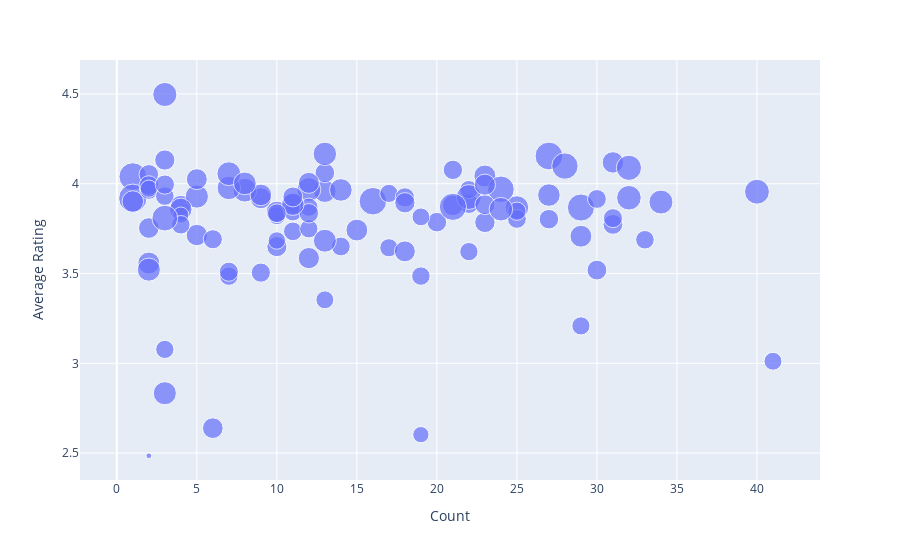

Notebook cell for this chart:
### Code cell
fig = px.scatter(
    kaggle_style,
    x="n_kaggle",
    y="avg_rating",
    size="avg_abv",
    hover_name="Style",
    labels={
        "n_kaggle": "Count",
        "avg_rating": "Average Rating",
        "avg_abv": "Average ABV (%)"}
)

fig.show()

### Figure 1 — Plotly figure (JSON) as saved in the notebook; plotly's stock layout.template omitted (floating-point values rounded to 4 significant figures)
{"data": [{"hovertemplate": "<b>%{hovertext}</b><br><br>Count=%{x}<br>Average Rating=%{y}<br>Average ABV (%)=%{marker.size}<extra></extra>", "hovertext": ["Altbier", "Barleywine - American", "Barleywine - English", "Bitter - English", "Bitter - English Extra Special / Strong Bitter (ESB)", "Bière de Champagne / Bière Brut", "Blonde Ale - American", "Blonde Ale - Belgian", "Bock - Doppelbock", "Bock - Eisbock", "Bock - Maibock", "Bock - Traditional", "Bock - Weizenbock", "Brett Beer", "Brown Ale - American", "Brown Ale - Belgian Dark", "Brown Ale - English", "California Common / Steam Beer", "Chile Beer", "Cream Ale", "Dubbel", "Farmhouse Ale - Bière de Garde", "Farmhouse Ale - Sahti", "Farmhouse Ale - Saison", "Fruit and Field Beer", "Gruit / Ancient Herbed Ale", "Herb and Spice Beer", "IPA - American", "IPA - Belgian", "IPA - Black / Cascadian Dark Ale", "IPA - English", "IPA - Imperial", "IPA - New England", "Kölsch", "Lager - Adjunct", "Lager - American", "Lager - American Amber / Red", "Lager - European / Dortmunder Export", "Lager - European Dark", "Lager - European Pale", "Lager - European Strong", "Lager - Helles", "Lager - Japanese Rice", "Lager - Kellerbier / Zwickelbier", "Lager - Light", "Lager - Malt Liquor", "Lager - Munich Dunkel", "Lager - Märzen / Oktoberfest", "Lager - Rauchbier", "Lager - Schwarzbier", "Lager - Vienna", "Lambic - Fruit", "Lambic - Gueuze", "Lambic - Traditional", "Low Alcohol Beer", "Mild Ale - English Dark", "Old Ale", "Pale Ale - American", "Pale Ale - Belgian", "Pale Ale - English", "Pilsner - Bohemian / Czech", "Pilsner - German", "Pilsner - Imperial", "Porter - American", "Porter - Baltic", "Porter - English", "Porter - Imperial", "Porter - Robust", "Porter - Smoked", "Pumpkin Beer", "Quadrupel (Quad)", "Red Ale - American Amber / Red", "Red Ale - Imperial", "Red Ale - Irish", "Rye Beer", "Scotch Ale / Wee Heavy", "Scottish Ale", "Smoked Beer", "Sour - Berliner Weisse", "Sour - Flanders Oud Bruin", "Sour - Flanders Red Ale", "Sour - Gose", "Stout - American", "Stout - American Imperial", "Stout - English", "Stout - Foreign / Export", "Stout - Irish Dry", "Stout - Oatmeal", "Stout - Russian Imperial", "Stout - Sweet / Milk", "Strong Ale - American", "Strong Ale - Belgian Dark", "Strong Ale - Belgian Pale", "Strong Ale - English", "Tripel", "Wheat Beer - American Dark", "Wheat Beer - American Pale", "Wheat Beer - Dunkelweizen", "Wheat Beer - Hefeweizen", "Wheat Beer - Kristallweizen", "Wheat Beer - Wheatwine", "Wheat Beer - Witbier", "Wild Ale", "Winter Warmer"], "legendgroup": "", "marker": {"color": "#636efa", "size": [5.945, 11.03, 11.38, 4.82, 5.768, 11.5, 4.965, 6.6, 8.342, 12.0, 7.137, 6.06, 8.45, 5.75, 6.524, 6.88, 5.322, 5.1, 7.2, 5.057, 7.619, 7.5, 8.0, 7.243, 5.91, 5.5, 6.767, 6.926, 8.522, 6.815, 6.222, 9.516, 8.733, 5.001, 4.829, 4.81, 5.097, 5.5, 5.533, 4.972, 8.0, 4.965, 5.0, 5.167, 3.962, 6.418, 5.247, 5.895, 6.3, 5.008, 4.59, 4.986, 5.808, 5.75, 0.5, 4.5, 9.294, 5.631, 5.768, 5.186, 5.0, 5.02, 8.11, 5.726, 7.667, 5.581, 8.243, 6.15, 6.58, 6.6, 10.63, 5.985, 8.514, 5.314, 7.022, 8.306, 5.717, 7.572, 3.875, 7.8, 6.642, 6.4, 6.164, 11.59, 5.567, 7.6, 4.768, 6.724, 10.46, 5.982, 11.09, 9.268, 8.626, 7.892, 9.066, 7.0, 5.036, 5.28, 5.325, 5.175, 10.0, 5.442, 8.242, 7.166], "sizemode": "area", "sizeref": 0.03, "symbol": "circle"}, "mode": "markers", "name": "", "orientation": "v", "showlegend": false, "type": "scatter", "x": [11, 29, 16, 10, 22, 1, 17, 9, 25, 1, 15, 10, 8, 2, 21, 5, 25, 2, 2, 7, 27, 13, 2, 23, 30, 6, 12, 31, 12, 10, 23, 32, 3, 11, 41, 13, 19, 7, 9, 29, 3, 17, 3, 3, 19, 6, 11, 31, 4, 12, 10, 22, 13, 2, 2, 2, 22, 21, 20, 33, 12, 25, 5, 27, 14, 18, 7, 3, 5, 18, 24, 23, 7, 14, 9, 24, 12, 4, 4, 8, 12, 2, 18, 27, 3, 11, 19, 23, 28, 11, 21, 40, 34, 13, 32, 1, 22, 10, 30, 4, 3, 31, 13, 29], "xaxis": "x", "y": [3.888, 3.867, 3.903, 3.822, 3.889, 4.04, 3.643, 3.919, 3.867, 3.92, 3.742, 3.65, 3.964, 4.052, 3.88, 3.714, 3.804, 3.965, 3.558, 3.485, 3.937, 3.958, 3.522, 4.043, 3.519, 3.691, 3.586, 4.119, 3.967, 3.843, 3.785, 4.089, 4.497, 3.844, 3.011, 3.354, 3.486, 3.51, 3.505, 3.208, 2.833, 3.946, 3.077, 3.931, 2.603, 2.639, 3.735, 3.774, 3.878, 3.869, 3.684, 3.967, 4.061, 3.99, 2.485, 3.973, 3.926, 4.077, 3.786, 3.688, 3.749, 3.847, 3.929, 3.803, 3.965, 3.924, 3.976, 4.132, 4.026, 3.623, 3.969, 3.884, 4.056, 3.651, 3.938, 3.858, 3.835, 3.858, 3.826, 4.002, 4.005, 3.753, 3.894, 4.154, 3.995, 3.886, 3.815, 3.995, 4.098, 3.927, 3.871, 3.956, 3.898, 3.683, 3.922, 3.901, 3.622, 3.836, 3.915, 3.771, 3.809, 3.808, 4.166, 3.708], "yaxis": "y"}], "layout": {"legend": {"itemsizing": "constant", "tracegroupgap": 0}, "margin": {"t": 60}, "xaxis": {"anchor": "y", "domain": [0, 1], "title": {"text": "Count"}}, "yaxis": {"anchor": "x", "domain": [0, 1], "title": {"text": "Average Rating"}}}}
